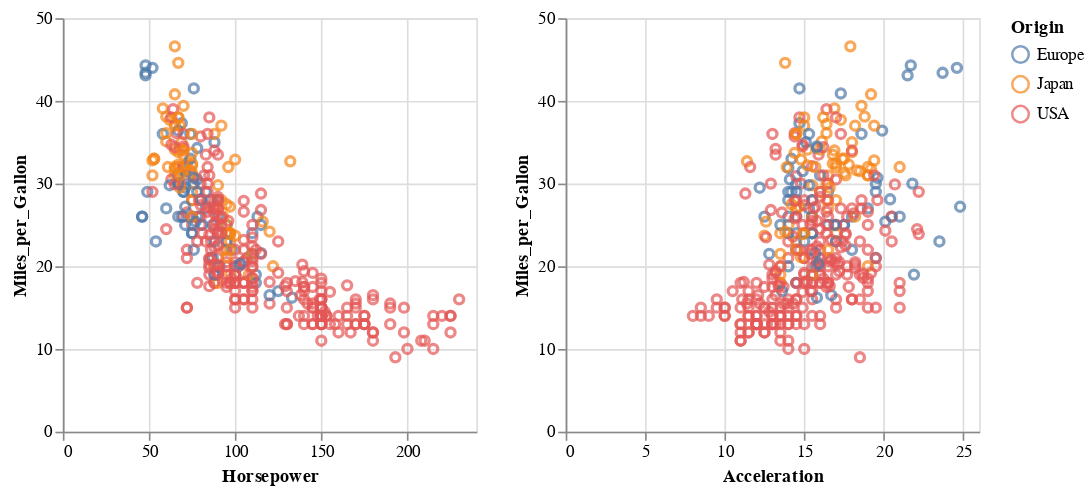

Here is the notebook cell this chart was saved with:
### Markdown cell above
También es posible crear selecciones entrelazadas.

### Code cell
source = data.cars()

brush = alt.selection(type='interval', resolve='global')

base = alt.Chart(source).mark_point().encode(
    y='Miles_per_Gallon',
    color=alt.condition(brush, 'Origin', alt.ColorValue('gray')),
    tooltip=['Name', 'Origin', 'Horsepower', 'Miles_per_Gallon']
).properties(
    width=250,
    height=250
)

base.encode(x='Horsepower').add_selection(brush) | base.encode(x='Acceleration').interactive()

### Figure 1 — Vega-Lite specification as saved in the notebook (floating-point values rounded to 4 significant figures; data arrays with more than 128 entries replaced by an {"elided": "..."} marker saying what was removed)
{"$schema": "https://vega.github.io/schema/vega-lite/v3.4.0.json", "config": {"mark": {"tooltip": null}, "view": {"height": 300, "width": 400}}, "data": {"name": "data-f02450ab61490a1363517a0190416235"}, "datasets": {"data-f02450ab61490a1363517a0190416235": {"elided": "406 records"}}, "hconcat": [{"encoding": {"color": {"condition": {"field": "Origin", "selection": "selector023", "type": "nominal"}, "value": "gray"}, "tooltip": [{"field": "Name", "type": "nominal"}, {"field": "Origin", "type": "nominal"}, {"field": "Horsepower", "type": "quantitative"}, {"field": "Miles_per_Gallon", "type": "quantitative"}], "x": {"field": "Horsepower", "type": "quantitative"}, "y": {"field": "Miles_per_Gallon", "type": "quantitative"}}, "height": 250, "mark": "point", "selection": {"selector023": {"resolve": "global", "type": "interval"}}, "width": 250}, {"encoding": {"color": {"condition": {"field": "Origin", "selection": "selector023", "type": "nominal"}, "value": "gray"}, "tooltip": [{"field": "Name", "type": "nominal"}, {"field": "Origin", "type": "nominal"}, {"field": "Horsepower", "type": "quantitative"}, {"field": "Miles_per_Gallon", "type": "quantitative"}], "x": {"field": "Acceleration", "type": "quantitative"}, "y": {"field": "Miles_per_Gallon", "type": "quantitative"}}, "height": 250, "mark": "point", "selection": {"selector024": {"bind": "scales", "encodings": ["x", "y"], "type": "interval"}}, "width": 250}]}
